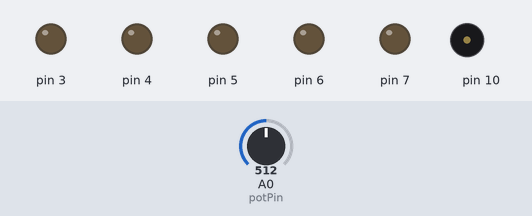
This sketch was run on a simulated Arduino Uno, built with avr-gcc and run on an emulated ATmega328P. Shown: output pins drawn as LEDs (lit = HIGH), buzzer (waves = sounding). The inputs (shaded band) are chosen by the test bench; at power-on: A0 (potPin) = 512.

Above: at 1.2 s.
1.3 s: A0 (potPin) set to 498
At 1.67 s:
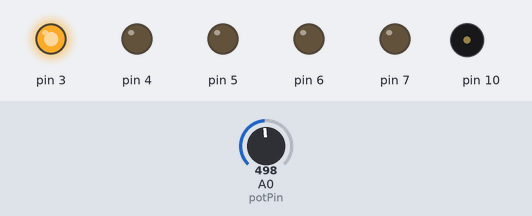
At 2.17 s:
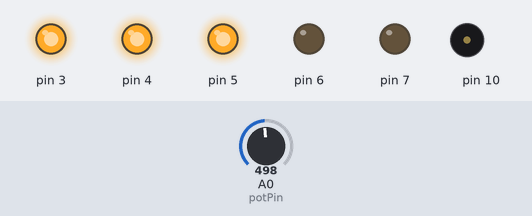
4.3 s: A0 (potPin) set to 1023
At 6.2 s:
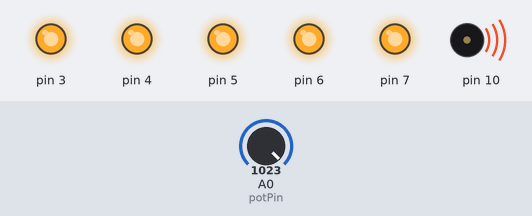
Timing chart, 0 to 13.3 s (numbered marks = the images above; inputs shaded):
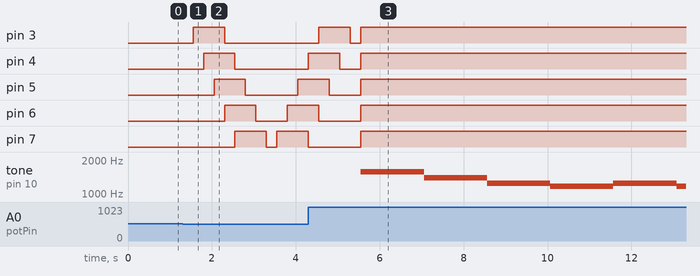

Measured:
- the behaviour switches between 512 and 511 on A0 (potPin) (found by bisection; images 0 and 1)
- after the input at 1.3 s, pin 3: LOW → HIGH after 0.25 s, → LOW 0.75 s later; pin 4: LOW → HIGH after 0.50 s, → LOW 0.75 s later; pin 5: LOW → HIGH after 0.75 s, → LOW 0.75 s later, → HIGH 1.3 s later; pin 6: LOW → HIGH after 1.0 s, → LOW 0.75 s later, → HIGH 0.75 s later; pin 7: LOW → HIGH after 1.3 s, → LOW 0.75 s later, → HIGH 0.25 s later
- after the input at 4.3 s, tone on pin 10: plays 1568 Hz for 1.5 s, 1397 Hz for 1.5 s, 1245 Hz for 1.5 s, 1175 Hz for 1.5 s, 1245 Hz for 1.5 s, 1175 Hz for 0.22 s, starting after 1.3 s

The sketch:

Gingerbread_House_Decorations.ino
```cpp
int const potPin = A0;
int potVal;

void setup() {
  // put your setup code here, to run once:
  pinMode(3, OUTPUT);
  pinMode(4, OUTPUT);
  pinMode(5, OUTPUT);
  pinMode(6,OUTPUT);
  pinMode(7, OUTPUT);
  pinMode(10, OUTPUT);
  pinMode(2, INPUT);
}

int christmasNotes[] =
  {1568,1397,1245,1175,1245,1175,1047,932,1047,932,1047,932,1175,784,1047,1175,932,784,1175,740,1047,1175,932,784,1175,699,1047,1175,932,784,1175,622,1047,1175,932,784,1568,932,784,932,1568,932,784,932,1397,1245,1175,932,784,932,1175,932,784,932,1047,932,1047,932,784,932,1047,1047,1175,932,784,784,784,784,587,659,740,784,880,932,1047,1175,1047,932,587,659,740,784,880,932,1047,932,880,932,784,932,880,932,784,932,880,932,784,932,880,932,784,932,880,932,784,932,880,932,784,1865,1568,1397,1245,1175,1047,932,880,784,1865,1568,1397,1245,1175,1047,932,880,784,1865,1568,1397,1245,1175,1047,932,880,784,1865,1568,1397,1245,1175,1047,932,880,784,2349,1865,1760,1568,1397,1245,1175,1047,932,2349,1865,1760,1568,1397,1245,1175,1047,932,1865,1568,1397,1245,1175,1047,932,880,784,880,932,587,1865,1568,1397,1245,1175,1047,932,880,784,880,932,587,1865,1568,1397,1245,1175,1047,932,880,784,1175,932,784,1397,1175,784,1245,1047,784,1047,880,784,1175,932,784,1397,1175,784,1245,1047,784,1047,880,784,1175,932,784,1397,1175,784,1245,1047,784,1047,880,784,1175,932,784,1397,1175,784,1245,1047,784,1047,880,784,1175,932,784,1397,1175,784,1245,1047,784,1047,880,784,1175,932,784,1397,1175,784,1245,1047,784,1047,880,784,1568,1865,1568,0,1047,932,784,1865,1568,0,1047,932,784,1865,1568,0,1047,932,784,1865,1568,0,1047,932,784,1865,1568,0,1175,1047,932,784,1865,1568,0,1175,1047,932,784,1865,1568,0,1175,1047,932,784,1865,1568,0,1175,1047,932,784,1865,1568,0,1245,1175,1047,932,784,1865,1568,0,1245,1175,1047,932,784,1865,1568,0,1245,1175,1047,932,784,1865,1568,0,1245,1175,1047,932,784,1865,1568,0,1397,1245,1175,932,784,1865,1568,0,1397,1245,1175,932,784,1865,1568,0,1397,1245,1175,932,784,1865,1568,0,1397,1245,1175,932,784,1865,1568,0,1047,880,699,932,784,1865,1568,0,1397,1047,880,932,784,1865,1568,0,1760,1397,1047,932,784,1865,1568,0,1397,1047,880,932,784,932,880,932,784,932,880,932,784,932,880,932,784,932,880,932,784,932,880,932,784,932,880,932,784,1865,1760,1865,784};
int christmasLen[] =
  {1500,1500,1500,1500,1500,1500,1500,1500,1500,1500,1500,1500,250,250,250,250,250,250,250,250,250,250,250,250,250,250,250,250,250,250,250,250,250,250,250,250,125,125,125,125,125,125,125,125,250,250,125,125,125,125,125,125,125,125,250,250,125,125,125,125,250,250,250,250,500,250,250,500,250,250,250,250,250,250,250,250,500,500,250,250,250,250,250,250,1500,500,250,250,500,500,250,250,500,500,250,250,500,500,250,250,500,500,250,250,500,500,250,250,500,125,125,125,125,125,125,125,125,500,125,125,125,125,125,125,125,125,500,125,125,125,125,125,125,125,125,500,125,125,125,125,125,125,125,125,500,125,125,125,125,125,125,125,125,500,125,125,125,125,125,125,125,125,500,125,125,125,125,125,125,125,125,125,125,125,125,125,125,125,125,125,125,125,125,125,125,125,125,125,125,125,125,125,125,125,125,500,125,125,125,125,125,125,125,125,125,125,125,125,125,125,125,125,125,125,125,125,125,125,125,125,125,125,125,125,125,125,125,125,125,125,125,125,125,125,125,125,125,125,125,125,125,125,125,125,125,125,125,125,125,125,125,125,125,125,125,125,125,125,125,125,125,125,125,125,125,125,125,125,3000,250,250,125,375,250,250,250,250,125,375,250,250,250,250,125,375,250,250,250,250,125,375,250,250,250,250,125,125,250,250,250,250,250,125,125,250,250,250,250,250,125,125,250,250,250,250,250,125,125,250,250,250,250,250,125,125,125,125,250,250,250,250,125,125,125,125,250,250,250,250,125,125,125,125,250,250,250,250,125,125,125,125,250,250,250,250,125,125,125,125,250,250,250,250,125,125,125,125,250,250,250,250,125,125,125,125,250,250,250,250,125,125,125,125,250,250,250,250,125,125,125,125,250,250,250,250,125,125,125,125,250,250,250,250,125,125,125,125,250,250,250,250,125,125,125,125,250,250,500,250,250,500,500,250,250,500,500,250,250,500,500,250,250,500,500,250,250,500,500,250,250,3000,1250,250,3000,6000};
int c = 0;

void loop() {
  potVal = analogRead(potPin);

 if (potVal>= 0 && potVal< 512) {
  digitalWrite (3, LOW);
  digitalWrite (4, LOW);
  digitalWrite (5, LOW);
  digitalWrite (6, LOW);
  digitalWrite (7, LOW);

  delay (250);

  digitalWrite (3, HIGH);
  digitalWrite (4, LOW);
  digitalWrite (5, LOW);
  digitalWrite (6, LOW);
  digitalWrite (7, LOW);

  delay (250);

  digitalWrite (3, HIGH);
  digitalWrite (4, HIGH);
  digitalWrite (5, LOW);
  digitalWrite (6, LOW);
  digitalWrite (7, LOW);

  delay (250);

  digitalWrite (3, HIGH);
  digitalWrite (4, HIGH);
  digitalWrite (5, HIGH);
  digitalWrite (6, LOW);
  digitalWrite (7, LOW);

  delay (250);

  digitalWrite (3, LOW);
  digitalWrite (4, HIGH);
  digitalWrite (5, HIGH);
  digitalWrite (6, HIGH);
  digitalWrite (7, LOW);

  delay (250);

  digitalWrite (3, LOW);
  digitalWrite (4, LOW);
  digitalWrite (5, HIGH);
  digitalWrite (6, HIGH);
  digitalWrite (7, HIGH);

  delay (250);

  digitalWrite (3, LOW);
  digitalWrite (4, LOW);
  digitalWrite (5, LOW);
  digitalWrite (6, HIGH);
  digitalWrite (7, HIGH);

  delay (250);

  digitalWrite (3, LOW);
  digitalWrite (4, LOW);
  digitalWrite (5, LOW);
  digitalWrite (6, LOW);
  digitalWrite (7, HIGH);

  delay (250);

  digitalWrite (3, LOW);
  digitalWrite (4, LOW);
  digitalWrite (5, LOW);
  digitalWrite (6, LOW);
  digitalWrite (7, LOW);

  delay (250);

  digitalWrite (3, LOW);
  digitalWrite (4, LOW);
  digitalWrite (5, LOW);
  digitalWrite (6, LOW);
  digitalWrite (7, HIGH);

  delay (250);

  digitalWrite (3, LOW);
  digitalWrite (4, LOW);
  digitalWrite (5, LOW);
  digitalWrite (6, HIGH);
  digitalWrite (7, HIGH);

  delay (250);


  digitalWrite (3, LOW);
  digitalWrite (4, LOW);
  digitalWrite (5, HIGH);
  digitalWrite (6, HIGH);
  digitalWrite (7, HIGH);

  delay (250);


  digitalWrite (3, LOW);
  digitalWrite (4, HIGH);
  digitalWrite (5, HIGH);
  digitalWrite (6, HIGH);
  digitalWrite (7, LOW);

  delay (250);


  digitalWrite (3, HIGH);
  digitalWrite (4, HIGH);
  digitalWrite (5, HIGH);
  digitalWrite (6, LOW);
  digitalWrite (7, LOW);

  delay (250);


  digitalWrite (3, HIGH);
  digitalWrite (4, HIGH);
  digitalWrite (5, LOW);
  digitalWrite (6, LOW);
  digitalWrite (7, LOW);

  delay (250);


  digitalWrite (3, HIGH);
  digitalWrite (4, LOW);
  digitalWrite (5, LOW);
  digitalWrite (6, LOW);
  digitalWrite (7, LOW);

  delay (250);


  digitalWrite (3, LOW);
  digitalWrite (4, LOW);
  digitalWrite (5, LOW);
  digitalWrite (6, LOW);
  digitalWrite (7, LOW);

  delay (250);
  }

else if (potVal >= 512 && potVal == 1023) {
  digitalWrite (3, HIGH);
  digitalWrite (4, HIGH);
  digitalWrite (5, HIGH);
  digitalWrite (6, HIGH);
  digitalWrite (7, HIGH);

  tone (10, christmasNotes[c], christmasLen[c]);
  delay (christmasLen[c]);
  delay(5);
  c = c+1;
  if (c == 445) {
    c=0;
  }
}
}
```
